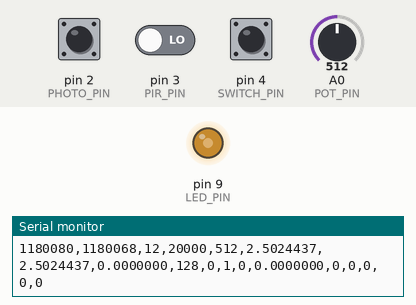
This sketch was run on a simulated Arduino Uno, built with avr-gcc and run on an emulated ATmega328P. On the bench: output pins drawn as LEDs (lit = HIGH), the last lines printed to the serial monitor. Inputs (shaded band) come from the test bench; at power-on: A0 (POT_PIN) = 512, pin 2 (PHOTO_PIN) HIGH, pin 3 (PIR_PIN) LOW, pin 4 (SWITCH_PIN) HIGH.

Above: at 1.2 s.
1.3 s: A0 (POT_PIN) set to 716
At 2.5 s:
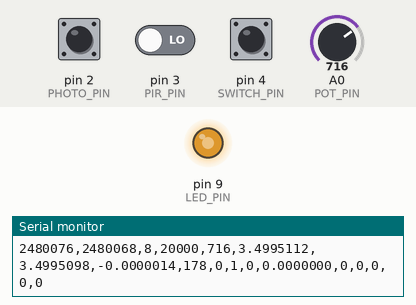
2.8 s: A0 (POT_PIN) set to 900
At 3.6 s:
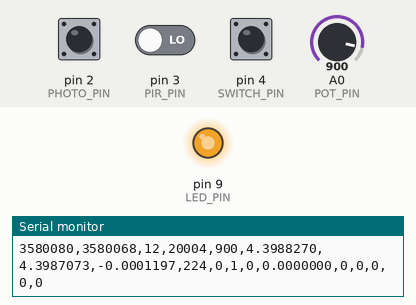
4.3 s: A0 (POT_PIN) set to 122
At 4.7 s:
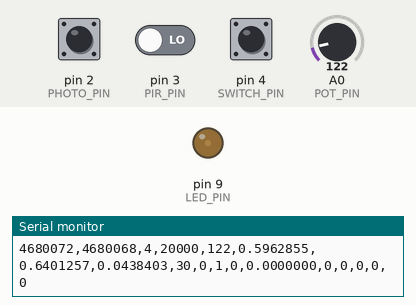
5.8 s: A0 (POT_PIN) set to 0
At 7.1 s:
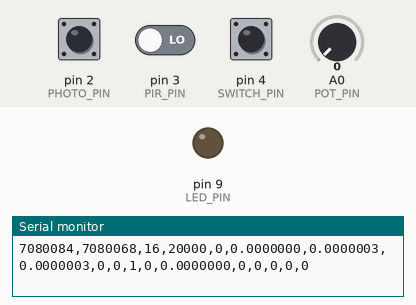
Timing chart, 0 to 8.3 s (numbered marks = the images above; inputs shaded):
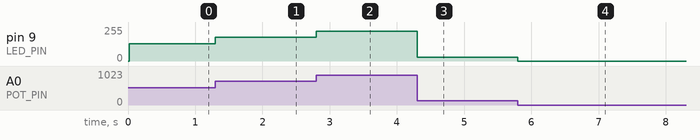

The sketch:

NumericError_MultiSensorEventLabV3.ino
```cpp
#include <Arduino.h>

// BetterBoard Numeric Error Depth — MultiSensor Event Lab V3
// Consolidates legacy MultiSensorEventLab V1/V2. This is a sampled-context lab:
// A0 + EMA + PWM + PIR + switch are sampled at 50 Hz while photogate event
// counts preserve multiplicity between samples. It intentionally does not claim
// one sample row per photogate edge; InteractiveStudioV2 owns that event-queue use case.

const uint8_t POT_PIN=A0, PHOTO_PIN=2, PIR_PIN=3, SWITCH_PIN=4, LED_PIN=9;
const uint32_t BAUD=115200, SAMPLE_INTERVAL_US=20000UL, MIN_EDGE_US=2000UL;
volatile uint32_t photoLastUs=0, photoPeriodUs=0, photoAcceptedTotal=0, photoRejectedTotal=0;
volatile uint16_t acceptedSinceSample=0, rejectedSinceSample=0;
uint32_t nextSampleUs=0, previousSampleUs=0;
float filtered=0.0f; bool filterInit=false;

void onPhotoEdge(){
  const uint32_t now=micros();
  if(photoLastUs!=0){
    const uint32_t dt=now-photoLastUs;
    if(dt<MIN_EDGE_US){ photoRejectedTotal++; if(rejectedSinceSample<65535) rejectedSinceSample++; return; }
    photoPeriodUs=dt;
  }
  photoLastUs=now; photoAcceptedTotal++; if(acceptedSinceSample<65535) acceptedSinceSample++;
}

void setup(){
  Serial.begin(BAUD); pinMode(POT_PIN,INPUT); pinMode(PHOTO_PIN,INPUT_PULLUP); pinMode(PIR_PIN,INPUT);
  pinMode(SWITCH_PIN,INPUT_PULLUP); pinMode(LED_PIN,OUTPUT); attachInterrupt(digitalPinToInterrupt(PHOTO_PIN),onPhotoEdge,FALLING);
  nextSampleUs=micros();
  Serial.println("sample_us,scheduled_us,lateness_us,dt_us,raw_adc,nominal_voltage_v,filtered_v,filter_residual_v,pwm8,pir_state,switch_state,photo_period_us,photo_frequency_hz,photo_accepted_total,photo_events_since_sample,photo_multiple_events,photo_rejected_since_sample,photo_rejected_total");
}

void loop(){
  const uint32_t now=micros(); if((int32_t)(now-nextSampleUs)<0) return;
  const uint32_t scheduled=nextSampleUs; nextSampleUs+=SAMPLE_INTERVAL_US; const uint32_t sampleUs=micros();
  const uint32_t dtUs=previousSampleUs==0?0:sampleUs-previousSampleUs; previousSampleUs=sampleUs;
  const int raw=analogRead(POT_PIN); const float voltage=raw*5.0f/1023.0f;
  if(!filterInit){ filtered=voltage; filterInit=true; } else filtered+=0.20f*(voltage-filtered);
  const uint8_t pwm=(uint8_t)(((uint32_t)raw*255UL+511UL)/1023UL); analogWrite(LED_PIN,pwm);
  noInterrupts(); const uint32_t period=photoPeriodUs, total=photoAcceptedTotal, rejectedAll=photoRejectedTotal;
  const uint16_t events=acceptedSinceSample, rejected=rejectedSinceSample; acceptedSinceSample=0; rejectedSinceSample=0; interrupts();
  const float hz=period>0?1000000.0f/(float)period:0.0f;
  Serial.print(sampleUs);Serial.print(',');Serial.print(scheduled);Serial.print(',');Serial.print(sampleUs-scheduled);Serial.print(',');Serial.print(dtUs);Serial.print(',');
  Serial.print(raw);Serial.print(',');Serial.print(voltage,7);Serial.print(',');Serial.print(filtered,7);Serial.print(',');Serial.print(filtered-voltage,7);Serial.print(',');
  Serial.print(pwm);Serial.print(',');Serial.print(digitalRead(PIR_PIN));Serial.print(',');Serial.print(digitalRead(SWITCH_PIN));Serial.print(',');
  Serial.print(period);Serial.print(',');Serial.print(hz,7);Serial.print(',');Serial.print(total);Serial.print(',');Serial.print(events);Serial.print(',');
  Serial.print(events>1?1:0);Serial.print(',');Serial.print(rejected);Serial.print(',');Serial.println(rejectedAll);
}
```

Measured:
- after the input at 1.3 s, pin 9 (LED_PIN): 128/255 → 178/255 at once
- after the input at 2.8 s, pin 9 (LED_PIN): 178/255 → 224/255 at once
- after the input at 4.3 s, pin 9 (LED_PIN): 224/255 → 30/255 at once
- after the input at 5.8 s, pin 9 (LED_PIN): 30/255 → 0/255 at once
